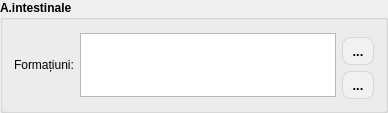
                <widget class="QGroupBox" name="groupBox_32">
                 <property name="sizePolicy">
                  <sizepolicy hsizetype="Preferred" vsizetype="Preferred">
                   <horstretch>0</horstretch>
                   <verstretch>0</verstretch>
                  </sizepolicy>
                 </property>
                 <property name="font">
                  <font>
                   <family>Segoe UI</family>
                   <bold>true</bold>
                  </font>
                 </property>
                 <property name="title">
                  <string>A.intestinale</string>
                 </property>
                 <layout class="QGridLayout" name="gridLayout_80">
                  <item row="0" column="1" rowspan="3">
                   <widget class="QTextEdit" name="intestinalHandles">
                    <property name="sizePolicy">
                     <sizepolicy hsizetype="Expanding" vsizetype="Expanding">
                      <horstretch>0</horstretch>
                      <verstretch>0</verstretch>
                     </sizepolicy>
                    </property>
                    <property name="maximumSize">
                     <size>
                      <width>16777215</width>
                      <height>64</height>
                     </size>
                    </property>
                    <property name="font">
                     <font>
                      <family>Segoe UI</family>
                      <bold>false</bold>
                     </font>
                    </property>
                   </widget>
                  </item>
                  <item row="0" column="0" rowspan="3">
                   <widget class="QLabel" name="label_153">
                    <property name="font">
                     <font>
                      <family>Segoe UI</family>
                      <bold>false</bold>
                     </font>
                    </property>
                    <property name="text">
                     <string>Formațiuni:</string>
                    </property>
                   </widget>
                  </item>
                  <item row="1" column="2">
                   <widget class="QToolButton" name="btnSelectTemplatesIntestinalFormations">
                    <property name="styleSheet">
                     <string notr="true">QToolButton
{
    border: 1px solid rgba(0, 0, 0, 0.1);
    border-radius: 8px;
    background-color: #f1f1f1;
    color: #000000;
    font-size: 13px;
    padding: 4px 4px;
}
QToolButton:hover
{
    background-color: #e0e0e0;
}
QToolButton:pressed
{
    background-color: #d0d0d0;
}</string>
                    </property>
                    <property name="text">
                     <string>...</string>
                    </property>
                    <property name="icon">
                     <iconset resource="../resource.qrc">
                      <normaloff>:/img/select.png</normaloff>:/img/select.png</iconset>
                    </property>
                   </widget>
                  </item>
                  <item row="2" column="2">
                   <widget class="QToolButton" name="btnAddTemplatesIntestinalFormations">
                    <property name="styleSheet">
                     <string notr="true">QToolButton
{
    border: 1px solid rgba(0, 0, 0, 0.1);
    border-radius: 8px;
    background-color: #f1f1f1;
    color: #000000;
    font-size: 13px;
    padding: 4px 4px;
}
QToolButton:hover
{
    background-color: #e0e0e0;
}
QToolButton:pressed
{
    background-color: #d0d0d0;
}</string>
                    </property>
                    <property name="text">
                     <string>...</string>
                    </property>
                    <property name="icon">
                     <iconset resource="../resource.qrc">
                      <normaloff>:/img/add_x32.png</normaloff>:/img/add_x32.png</iconset>
                    </property>
                   </widget>
                  </item>
                 </layout>
                </widget>
